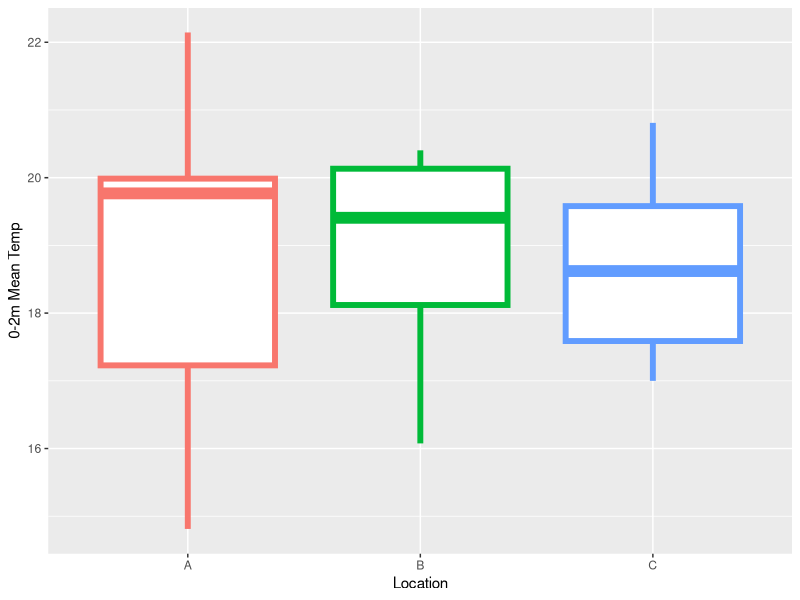
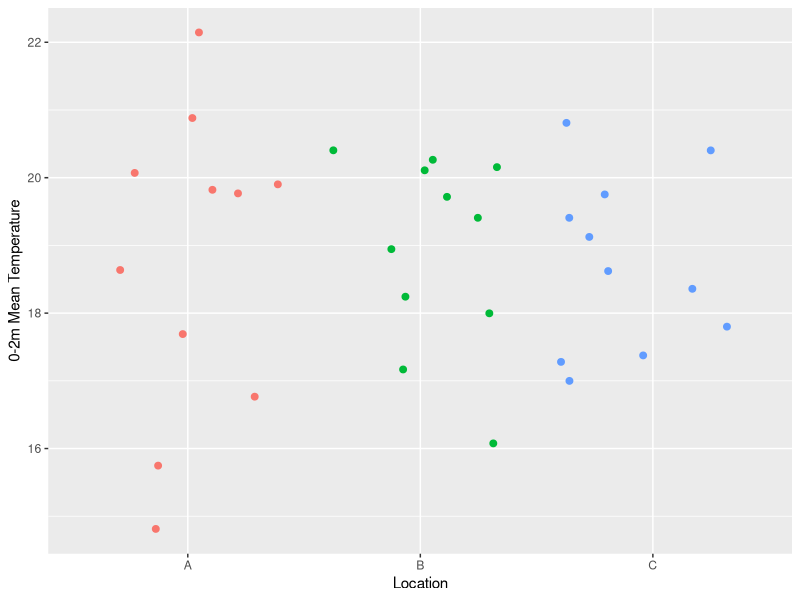
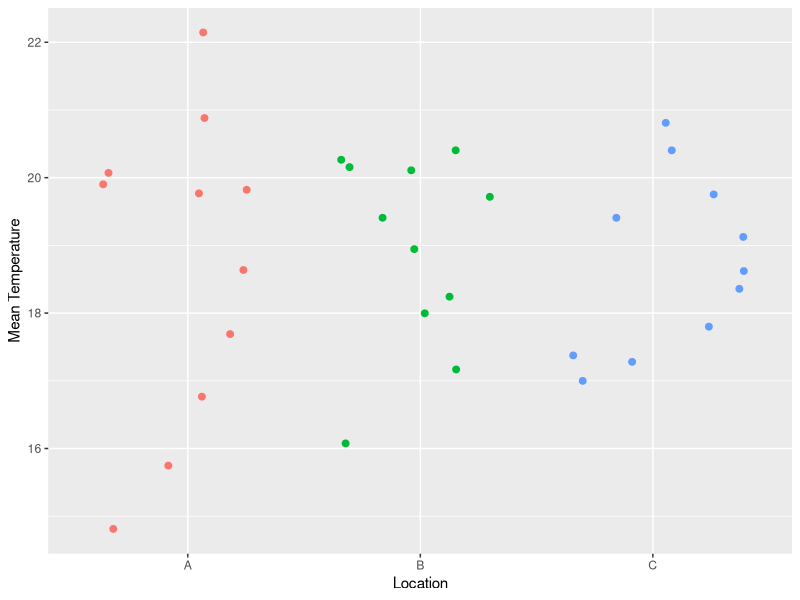

Reproduce these figures in R, in order.
## ---- chunk 1
## Generally you will not edit this chunk at all.
knitr::opts_chunk$set(echo=TRUE,fig.width=8,fig.height=5,comment="#R>")
library(tidyverse)
library(lubridate)
library(magrittr)
## ---- chunk 2
d <- read_csv("LLO_Burke_TROLL_21.csv") %>%
  mutate(Date=as.Date(Date,format="%m/%d/%y"))
## ---- chunk 3
temp <- d %>%
  select(Category,Date,m,Temp) %>%
  filter(m<=2) %>%
  na.omit(temp)
temp_sum <- temp %>%
  group_by(Category,Date) %>%
  summarize(n=n(),
            mn_Temp=mean(Temp,na.rm=TRUE),
            sd_Temp=sd(Temp,na.rm=TRUE)) %>%
  ungroup() 

temp_sum

tm2 <- temp %>%
  select(Category,Date,m,Temp) %>%
  na.omit(tm2)
tm2_sum <- tm2 %>%
  group_by(Category,Date) %>%
  summarize(n=n(),
            mn_Temp=mean(Temp,na.rm=TRUE),
            sd_Temp=sd(Temp,na.rm=TRUE)) %>%
  ungroup()

tm2_sum

## ---- chunk 4
ggplot(temp_sum, aes(x = factor(Category,level = c('A', 'B', 'C')),y= mn_SpCond,color = Category)) +
  geom_boxplot(data = temp_sum, aes(y = mn_Temp), size = 2) +
  labs(x="Location",y="0-2m Mean Temp") +
  theme(legend.position = "none")
## ---- chunk 5
ggplot(temp_sum, aes(x = Category, y= mn_SpCond,color = Category)) +
  geom_jitter(data = temp_sum, aes(y = mn_Temp), size = 2) +
  labs(x="Location",y="0-2m Mean Temperature") +
  theme(legend.position = "none")

## ---- chunk 6
ggplot(tm2_sum, aes(x = Category,y= mn_Temp,color = Category)) +
  geom_jitter(data = tm2_sum, aes(y = mn_Temp), size = 2) +
  labs(x="Location",y="Mean Temperature") +
  theme(legend.position = "none")

